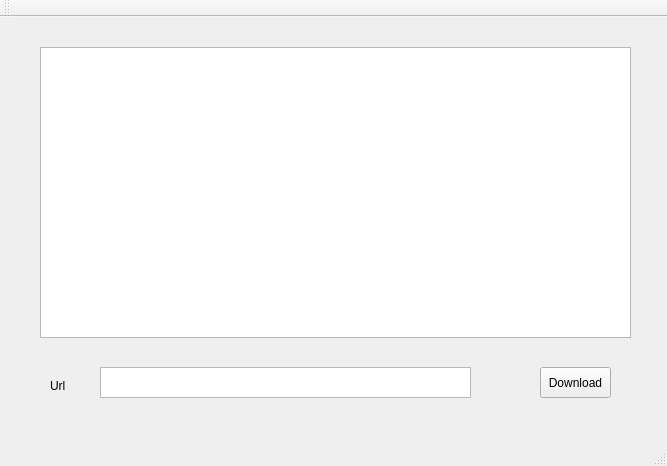
<?xml version="1.0" encoding="UTF-8"?>
<ui version="4.0">
 <class>MainWindow</class>
 <widget class="QMainWindow" name="MainWindow">
  <property name="geometry">
   <rect>
    <x>0</x>
    <y>0</y>
    <width>667</width>
    <height>466</height>
   </rect>
  </property>
  <property name="windowTitle">
   <string>MainWindow</string>
  </property>
  <widget class="QWidget" name="centralWidget">
   <widget class="QTextEdit" name="textEdit">
    <property name="geometry">
     <rect>
      <x>100</x>
      <y>350</y>
      <width>371</width>
      <height>31</height>
     </rect>
    </property>
   </widget>
   <widget class="QPushButton" name="pushButton">
    <property name="geometry">
     <rect>
      <x>540</x>
      <y>350</y>
      <width>71</width>
      <height>31</height>
     </rect>
    </property>
    <property name="text">
     <string>Download</string>
    </property>
   </widget>
   <widget class="QLabel" name="label">
    <property name="geometry">
     <rect>
      <x>50</x>
      <y>360</y>
      <width>31</width>
      <height>17</height>
     </rect>
    </property>
    <property name="text">
     <string>Url</string>
    </property>
   </widget>
   <widget class="QListView" name="listView">
    <property name="geometry">
     <rect>
      <x>40</x>
      <y>30</y>
      <width>591</width>
      <height>291</height>
     </rect>
    </property>
   </widget>
  </widget>
  <widget class="QMenuBar" name="menuBar">
   <property name="geometry">
    <rect>
     <x>0</x>
     <y>0</y>
     <width>667</width>
     <height>25</height>
    </rect>
   </property>
  </widget>
  <widget class="QToolBar" name="mainToolBar">
   <attribute name="toolBarArea">
    <enum>TopToolBarArea</enum>
   </attribute>
   <attribute name="toolBarBreak">
    <bool>false</bool>
   </attribute>
  </widget>
  <widget class="QStatusBar" name="statusBar"/>
 </widget>
 <layoutdefault spacing="6" margin="11"/>
 <resources/>
 <connections/>
</ui>
